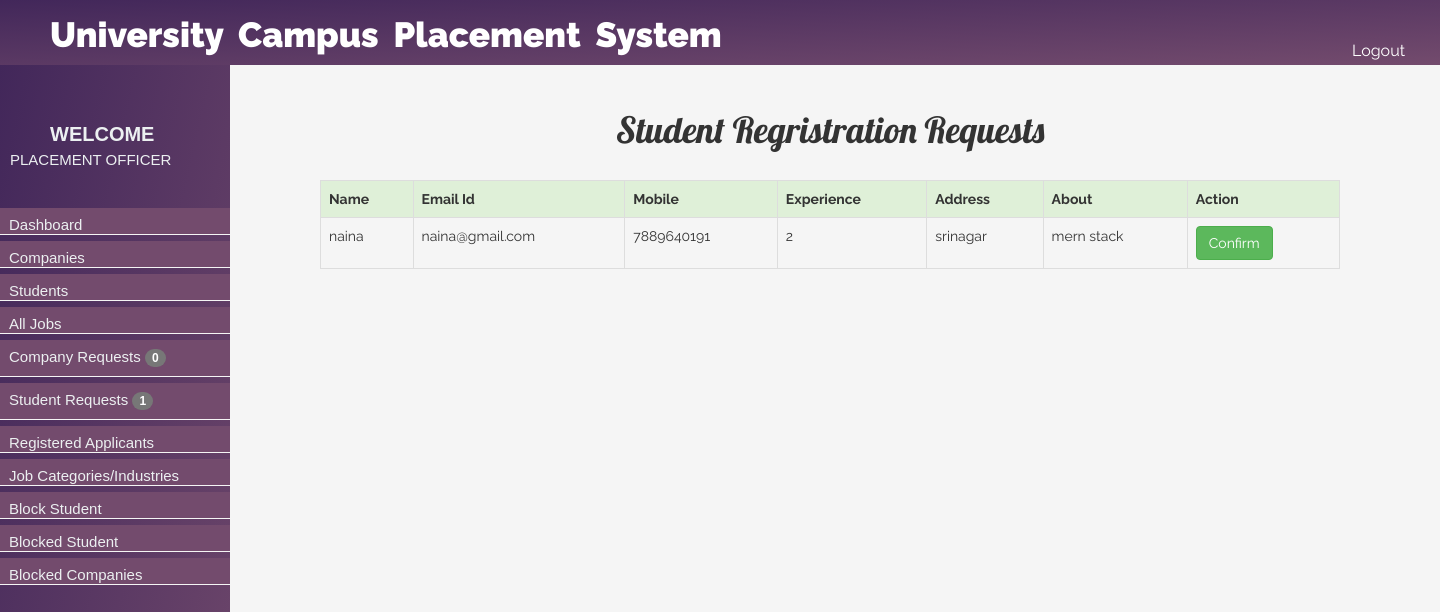
The page /admin/student-request.php (signed in) on the database as committed earlier.
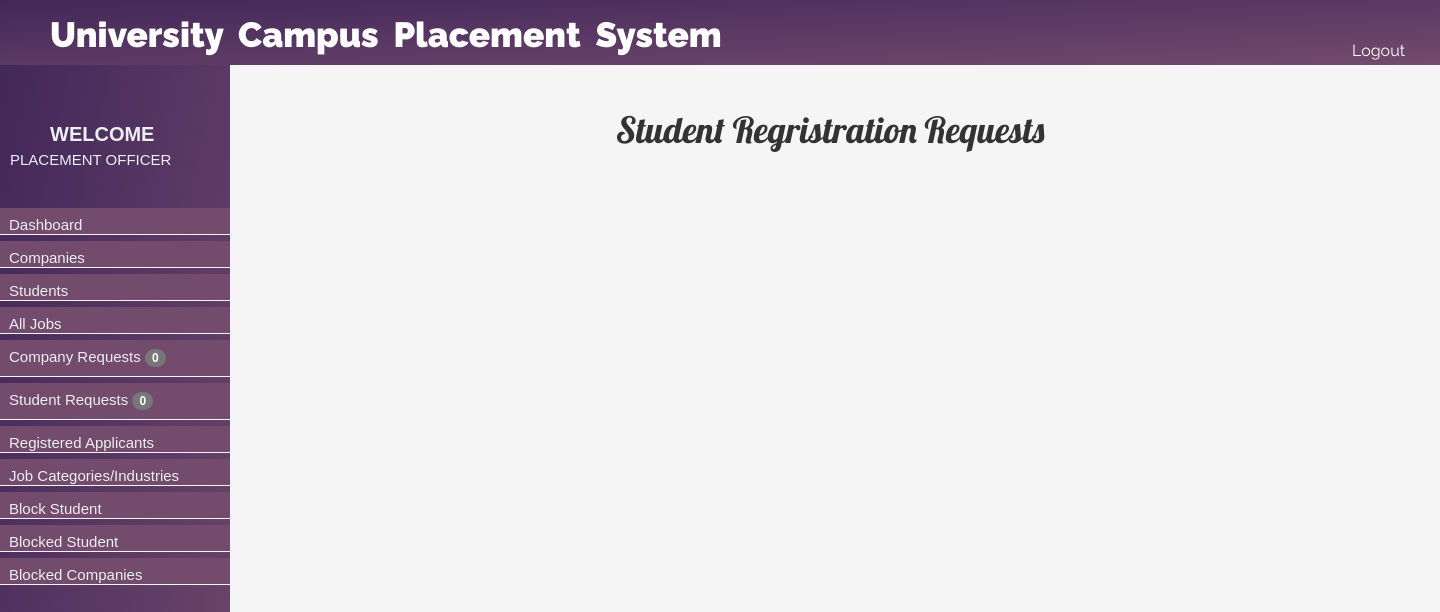
The same page on the database as committed later.
### tables this page shows
CREATE TABLE `users` (
  `id` bigint(20) NOT NULL,
  `name` varchar(50) DEFAULT NULL,
  `email` varchar(50) DEFAULT NULL,
  `mobile` varchar(50) DEFAULT NULL,
  `industry` bigint(20) DEFAULT NULL,
  `experience` varchar(100) NOT NULL,
  `address` varchar(200) DEFAULT NULL,
  `about` varchar(500) DEFAULT NULL,
  `password` varchar(50) DEFAULT NULL,
  `doj` timestamp NOT NULL DEFAULT current_timestamp(),
  `status` tinyint(4) NOT NULL DEFAULT 0,
  `resume` varchar(500) NOT NULL,
  `profile` varchar(500) NOT NULL,
  `notification` varchar(50) DEFAULT NULL
);

### admin/student-request.php (the view, shortened to what this page needs)
<!DOCTYPE html>
<html>
<head>
</head>
<body>
  <?php
  include 'menu.php';
  include 'header.php';
  ?>
  <div style="background-color: whitesmoke; width:1200px;height: 1000px;margin-left: 230px;">
    <div style=" padding:90px;">
      <h1 style="text-align: center; font-family: 'Lobster', cursive;color: #333"> Student Regristration Requests</h1><br />
      <?php
      include('../db.php');
      $res = mysqli_query($con, "select * from users where status = 0 ");
      if (mysqli_num_rows($res) > 0) {
        echo "<table class='table table-striped table-bordered'>";
        echo "<tr class='success'>";
        echo "<th>" . "Name" . "</th>";
        echo "<th>" . "Email Id" . "</th>";
        echo "<th>" . "Mobile" . "</th>";
        echo "<th>" . "Experience" . "</th>";
        echo "<th>" . "Address" . "</th>";
        echo "<th>" . "About" . "</th>";
        echo "<th>" . "Action" . "</th>";
        echo "</tr>";
        while ($r = mysqli_fetch_assoc($res)) {
          echo "<tr>";
          echo "<td>" . $r['name'] . "</td>";
          echo "<td>" . $r['email'] . "</td>";
          echo "<td>" . $r['mobile'] . "</td>";
          echo "<td>" . $r['experience'] . "</td>";
          echo "<td>" . $r['address'] . "</td>";
          echo "<td>" . $r['about'] . "</td>";
          echo   "<td>" . "<a class='btn btn-success' href='confirm-student.php?id=" . $r['id'] . "'> Confirm </a>" . "</td>";
          echo "</tr>";
        }
        echo "</table>";
      }
      ?>
    </div>
  </div>
</body>
</html>

### admin/menu.php (shortened to what this page needs)
<link rel="stylesheet" type="text/css" href="css/menu.css">
<div id="menu_bar" style="background-image: linear-gradient( to right bottom,  #42275a , #734b6d);"><br /><br />
  <span id="welcome">Welcome</span><br />
  <?php
  include('../db.php');
  $res7 = mysqli_query($con, "select * from company_login where status='Pending'");
  $cr = mysqli_num_rows($res7);
  $students = mysqli_query($con, "select * from users where status = 0 ");
  $stdNA = mysqli_num_rows($students);
  echo "<span id='span_user_name'>" . $_SESSION["admin_name"] . "</span>";
  ?><br /><br />
  <ul>
    <li> <a href="dashboard.php" class="links"> Dashboard </a> </li>
    <li> <a href="companies.php" class="links"> Companies </a> </li>
    <li> <a href="students.php" class="links"> Students </a> </li>
    <li> <a href="jobs.php" class="links"> All Jobs </a> </li>
    <li style="padding-bottom: 30px;"> <a href="company-request.php" class="links">
        Company Requests <span class="badge badge-light"> <?php echo $cr;  ?></span>
      </a>
    </li>
    <li style="padding-bottom: 30px;"> <a href="student-request.php" class="links">
        Student Requests <span class="badge badge-light"> <?php echo $stdNA;  ?></span>
      </a>
    </li>
    <li> <a href="applicants.php" class="links">Registered Applicants </a> </li>
    <li> <a href="job_category.php" class="links"> Job Categories/Industries </a> </li>
    <li> <a href="student-block.php" class="links">Block Student </a> </li>
    <li> <a href="blocked.php" class="links">Blocked Student </a> </li>
    <li> <a href="blocked_com.php" class="links">Blocked Companies </a> </li>
  </ul>
</div>

Rows that differ between the two databases and show on the page:
removed users: name "naina", email "naina@gmail.com", mobile "7889640191", experience "2", address "srinagar", about "mern stack"
Other text that changed with them:
$stdNA: "1" → "0"
text no longer shown: "Name Email Id Mobile Experience Address About Action"
